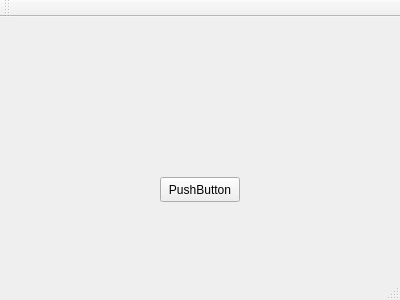
<?xml version="1.0" encoding="UTF-8"?>
<ui version="4.0">
 <class>MainWindow</class>
 <widget class="QMainWindow" name="MainWindow">
  <property name="geometry">
   <rect>
    <x>0</x>
    <y>0</y>
    <width>400</width>
    <height>300</height>
   </rect>
  </property>
  <property name="windowTitle">
   <string>MainWindow</string>
  </property>
  <widget class="QWidget" name="centralWidget">
   <widget class="QPushButton" name="pushButton">
    <property name="geometry">
     <rect>
      <x>160</x>
      <y>160</y>
      <width>80</width>
      <height>25</height>
     </rect>
    </property>
    <property name="text">
     <string>PushButton</string>
    </property>
   </widget>
  </widget>
  <widget class="QMenuBar" name="menuBar">
   <property name="geometry">
    <rect>
     <x>0</x>
     <y>0</y>
     <width>400</width>
     <height>22</height>
    </rect>
   </property>
  </widget>
  <widget class="QToolBar" name="mainToolBar">
   <attribute name="toolBarArea">
    <enum>TopToolBarArea</enum>
   </attribute>
   <attribute name="toolBarBreak">
    <bool>false</bool>
   </attribute>
  </widget>
  <widget class="QStatusBar" name="statusBar"/>
 </widget>
 <layoutdefault spacing="6" margin="11"/>
 <resources/>
 <connections/>
</ui>
